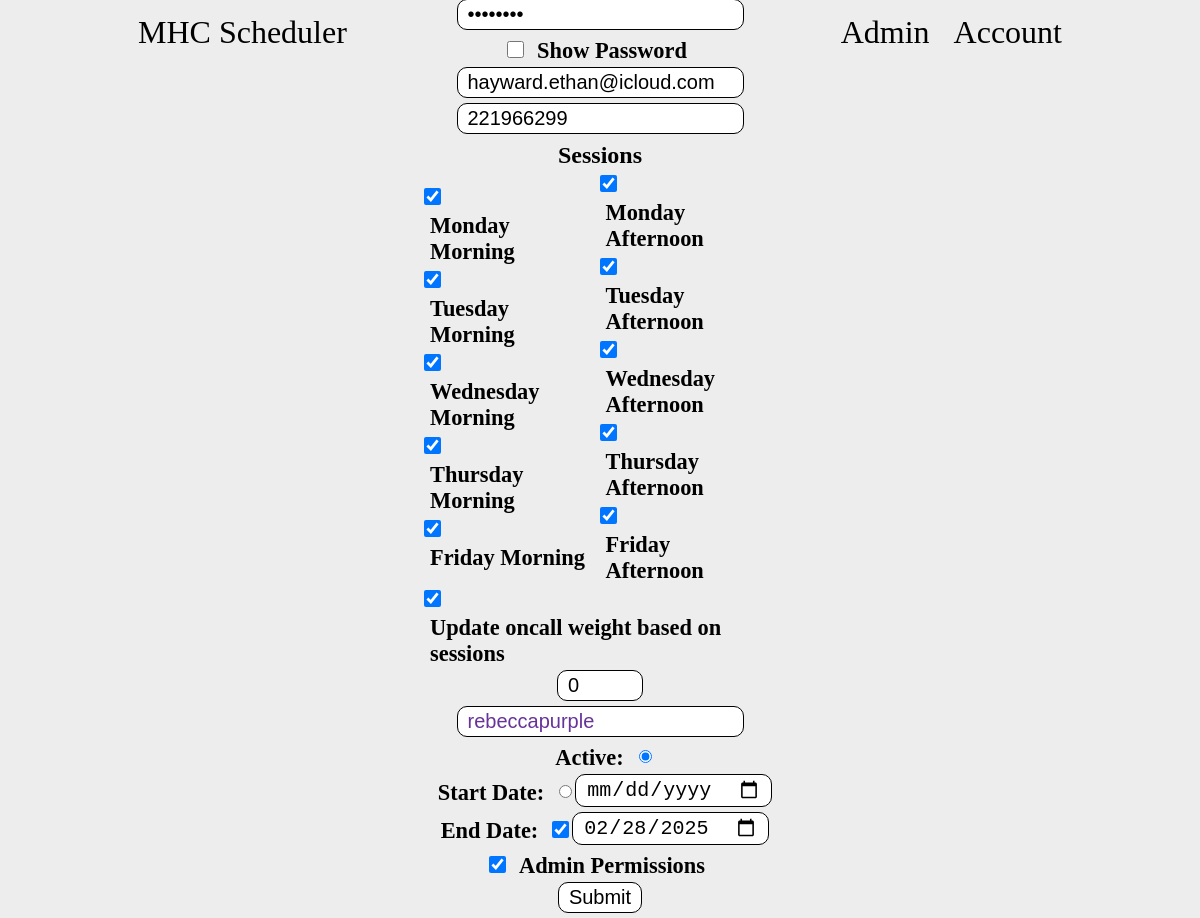
The app's page /editUser?id=5 with its own data.
### tables this page shows
CREATE TABLE people (id INTEGER NOT NULL, name varchar(255) NOT NULL, admin bool NOT NULL, diff int NOT NULL, password varchar(255), email varchar(255), number INTEGER, sessions bit(10), weight INTEGER, end_diff int, color varchar(255), active BOOL, activate_date varchar(255), finish_date varchar(255), PRIMARY KEY (id));

### app.py (the view)
@app.route("/editUser", methods=['GET', 'POST'])
def editUser():
    con = sqlite3.connect("main.db")
    con.row_factory = sqlite3.Row
    cur = con.cursor()
    if request.method == "POST":
        if not request.form.get("start") or not request.form.get("name") or not request.form.get("password") or not request.form.get("email") or not request.form.get("number") or not request.form.get("weight") or not request.form.get("color"):
            attackDetails = "Thie could be someone trying to alter the client code to complete the update user form without filling all fields"
            personId = session['user_id']
            cur.execute("INSERT INTO suspicious (person_id, timestamp, type, details) VALUES (?, datetime(), 2, ?)", (personId, attackDetails))
            con.commit()
            cur.close()
            return render_template('editUser.html', user=userData, sessionData=sessionData, warn="Not all fields were filled")
        if not request.form.get("new") and request.form.get("id"):
            userId = request.form.get("id")
        elif not request.form.get("new") and not request.form.get("id"):
            cur.execute("SELECT * FROM people WHERE id = ?;", (person_id,))
            row = cur.fetchone()
            userData = dict(row)
            attackDetails = "Thie could be someone trying to alter the client code to complete the update user form without filling all fields"
            personId = session['user_id']
            cur.execute("INSERT INTO suspicious (person_id, timestamp, type, details) VALUES (?, datetime(), 2, ?)", (personId, attackDetails))
            con.commit()
            cur.close()
            return render_template('editUser.html', user=userData, sessionData=sessionData, warn="Not all fields were filled")
        name = request.form.get("name")
        password = request.form.get("password")
        email = request.form.get("email")
        number = request.form.get("number")
        sessions = request.form.getlist("sessions")
        weight = int(request.form.get("weight"))
        color = request.form.get("color")
        start = request.form.get("start")
        weightAdd = 0
        admin = 0
        sessionsNumber = 0
        if request.form.get("updateWeight"):
            weight = 0
            weightAdd = 1
        if request.form.get("admin"):
            admin = 1
        if request.form.get("endDateCheck"):
            endDate = request.form.get("endDate")
        else:
            endDate = None
        if start == "date":
            active = 0
            startDate = request.form.get("startDate")
        else:
            active = 1
            startDate = None
        for i in range(len(sessions)):
            sessionsNumber += int(sessions[i])
            weight += weightAdd
        if request.form.get("new"): # Create new user
            con.row_factory = lambda cursor, row: row[0]
            listCur = con.cursor()
            listCur.execute("SELECT diff FROM people ORDER BY diff DESC LIMIT 1")
            highestDiff = listCur.fetchall()
            listCur.execute("SELECT end_diff FROM people ORDER BY end_diff DESC LIMIT 1")
            highestEndDiff = listCur.fetchall()
            cur.execute("INSERT INTO people (name, password, email, number, sessions, weight, admin, diff, end_diff, color, finish_date, active, activate_date, diff, end_diff) VALUES (?,?,?,?,?,?,?,0,0,?,?,?,?,?,?)", (name, password, email, number, sessionsNumber, weight, admin, color, endDate, active, startDate, highestDiff, highestEndDiff))
        else: # Edit user
            cur.execute("UPDATE people SET name = ?, password = ?, email = ?, number = ?, sessions = ?, weight = ?, admin = ?, color = ?, finish_date = ?, active = ?, activate_date = ? WHERE id = ?", (name, password, email, number, sessionsNumber, weight, admin, color, endDate, active, startDate, userId))
        con.commit()
        con.close()
        return redirect("./account?users=1")
    else:
        person_id = request.args.get("id")
        if person_id: # Check if fields are filled
            person_id = int(person_id)
            userData = 0
            sessionData = 0
            if person_id != 0:
                cur.execute("SELECT * FROM people WHERE id = ?;", (person_id,))
                row = cur.fetchone()
                userData = dict(row)
                con.close()
                sessionsNumber = userData['sessions']
                sessionData = {}
                daysValues = {"fa": 512, "fm": 256, "tha": 128, "thm": 64, "wa": 32, "wm": 16, "ta": 8, "tm": 4, "ma": 2, "mm": 1}
                if sessionsNumber:
                    for key in daysValues.keys():
                        if sessionsNumber >= daysValues[key]:
                            sessionsNumber -= daysValues[key]
                            sessionData[key] = "Checked"
                        else:
                            sessionData[key] = ""
            return render_template('editUser.html', user=userData, sessionData=sessionData)
        else:
            return redirect("./account")

### app.py (called while the page is built)
@app.after_request
def add_header(response):
    response.headers["Cache-Control"] = "no-store, no-cache, must-revalidate, post-check=0, pre-check=0, max-age=0"
    response.headers["Pragma"] = "no-cache"
    response.headers["Expires"] = "0"
    return response

### templates/editUser.html (shortened to what this page needs)
{% extends "base.html" %}
{% block body %}
<nav>
    <a href="./">MHC Scheduler</a>
    <div>
        <a href="./account">Admin</a>
        <a href="./signin">Account</a>
    </div>
</nav>
<main class="editUser">
    {% if user == 0 %}
    <form action="./editUser?id=0" method="post" class="editUser">
        <p style="color:red; text-align: center; font-size: 1.5rem;">{{ warn }}</p>
        <input type="hidden" name="new" value="1">
        <input required autocomplete="off" type="text" name="name" placeholder="Name">
        <input required autocomplete="off" type="password" name="password" placeholder="Password"id="password">
        <span><input type="checkbox" name="showpassword" id="showPassword" onclick="togglePasswordVisibility()"><label for="showPassword">Show Password</label></span>
        <input required autocomplete="off" type="email" name="email" placeholder="Email">
        <input required autocomplete="off" type="number" name="number" placeholder="Phone Number">
        <h3>Sessions</h3>
        <div class="sessions">
            <div>
                <input type="checkbox" name="sessions" value="1" id="mm"><label for="mm">Monday Morning</label><br>
                <input type="checkbox" name="sessions" value="4" id="tm"><label for="tm">Tuesday Morning</label><br>
                <input type="checkbox" name="sessions" value="16" id="wm"><label for="wm">Wednesday Morning</label><br>
                <input type="checkbox" name="sessions" value="64" id="thm"><label for="thm">Thursday Morning</label><br>
                <input type="checkbox" name="sessions" value="256" id="fm"><label for="fm">Friday Morning</label><br>
            </div>
            <div>
                <input type="checkbox" name="sessions" value="2" id="ma"><label for="ma">Monday Afternoon</label><br>
                <input type="checkbox" name="sessions" value="8" id="ta"><label for="ta">Tuesday Afternoon</label><br>
                <input type="checkbox" name="sessions" value="32" id="wa"><label for="wa">Wednesday Afternoon</label><br>
                <input type="checkbox" name="sessions" value="128" id="tha"><label for="tha">Thursday Afternoon</label><br>
                <input type="checkbox" name="sessions" value="512" id="fa"><label for="fa">Friday Afternoon</label>
            </div>
        </div>
        <span><input checked type="checkbox" name="updateWeight" id="weight"><label for="weight">Update oncall weight based on sessions</label></span>
        <input required autocomplete="off" type="number" name="weight" min="0" max="10" step="1" placeholder="Oncall Weight (1-10)" value="0">
        <input required autocomplete="off" type="text" name="color" placeholder="HTML Color" id="colorInput">
        <div class="sessions">
            <label for="active">Start Now: </label>
            <input type="radio" name="start" value="now" id="active">
        </div>
        <div class="sessions">
            <label for="startDateCheck">Start Date: </label>
            <input type="radio" name="start" id="startDateCheck">
            <input type="date" name="startDate" value="date" placeholder="Start Date" id="DatePicker">
        </div>
        <div class="sessions">
            <label for="endDateCheck">End Date:  </label>
            <input type="checkbox" name="endDateCheck" id="endDateCheck">
            <input type="date" name="endDate" placeholder="Start Date" id="endDatePicker">
        </div>
        <span><input type="checkbox" name="admin" id="admin"><label for="admin">Admin Permissions</label></span>
        <input type="submit" value="Submit">
    {% else %}
    <form action="./editUser?id={{ user['id'] }}" method="post" class="editUser">
        <input required autocomplete="off" type="password" name="password" placeholder="Password" value="{{ user['password'] }}" id="password">
        <span><input type="checkbox" name="showpassword" id="showPassword" onclick="togglePasswordVisibility()"><label for="showPassword">Show Password</label></span>
        <input required autocomplete="off" type="email" name="email" placeholder="Email" value="{{ user['email'] }}">
        <input required autocomplete="off" type="number" name="number" placeholder="Phone Number" value="{{ user['number'] }}">
        <h3>Sessions</h3>
        <div class="sessions">
            <div>
                <input {{ sessionData['mm'] }} type="checkbox" name="sessions" value="1" id="mm"><label for="mm">Monday Morning</label><br>
                <input {{ sessionData['tm'] }} type="checkbox" name="sessions" value="4" id="tm"><label for="tm">Tuesday Morning</label><br>
                <input {{ sessionData['wm'] }} type="checkbox" name="sessions" value="16" id="wm"><label for="wm">Wednesday Morning</label><br>
                <input {{ sessionData['thm'] }} type="checkbox" name="sessions" value="64" id="thm"><label for="thm">Thursday Morning</label><br>
                <input {{ sessionData['fm'] }} type="checkbox" name="sessions" value="256" id="fm"><label for="fm">Friday Morning</label><br>
            </div>
            <div>
                <input {{ sessionData['ma'] }} type="checkbox" name="sessions" value="2" id="ma"><label for="ma">Monday Afternoon</label><br>
                <input {{ sessionData['ta'] }} type="checkbox" name="sessions" value="8" id="ta"><label for="ta">Tuesday Afternoon</label><br>
                <input {{ sessionData['wa'] }} type="checkbox" name="sessions" value="32" id="wa"><label for="wa">Wednesday Afternoon</label><br>
                <input {{ sessionData['tha'] }} type="checkbox" name="sessions" value="128" id="tha"><label for="tha">Thursday Afternoon</label><br>
                <input {{ sessionData['fa'] }} type="checkbox" name="sessions" value="512" id="fa"><label for="fa">Friday Afternoon</label>
            </div>
        </div>
        <span><input checked type="checkbox" name="updateWeight" id="weight"><label for="weight">Update oncall weight based on sessions</label></span>
        <input required autocomplete="off" type="number" name="weight" min="0" max="10" step="1" placeholder="Oncall Weight (1-10)" value="0">
        <input required autocomplete="off" type="text" name="color" placeholder="HTML Color" value="{{ user['color'] }}" id="colorInput">
        <div class="sessions">
            <label for="active">Active: </label>
            {% if user['active'] == 1 %}
            <input checked type="radio" name="start" value="now" id="active">
            {% else %}
            <input type="radio" name="start" value="now" id="active">
            {% endif %}
        </div>
        <div class="sessions">
            <label for="startDateCheck">Start Date: </label>
            {% if user['activate_date'] != None %}
            <input checked type="radio" name="start" id="startDateCheck">
            <input value="{{ user['activate_date'] }}" type="date" name="startDate" id="DatePicker">
            {% else %}
            <input type="radio" name="start" id="startDateCheck">
            <input type="date" name="startDate" id="DatePicker">
            {% endif %}
        </div>
        <div class="sessions">
            <label for="endDateCheck">End Date:  </label>
            {% if user['finish_date'] is defined %}
            <input checked type="checkbox" name="endDateCheck" id="endDateCheck">
            <input value="{{ user['finish_date'] }}" type="date" name="endDate" id="endDatePicker">
            {% else %}
            <input type="checkbox" name="endDateCheck" id="endDateCheck">
            <input type="date" name="endDate" placeholder="Start Date" id="endDatePicker">
            {% endif %}
        </div>
        {% if user['admin'] == 1 %}
        <span><input checked type="checkbox" name="admin" id="admin"><label for="admin">Admin Permissions</label></span>
        {% else %}
        <span><input type="checkbox" name="admin" id="admin"><label for="admin">Admin Permissions</label></span>
        {% endif %}
        <input type="submit" value="Submit">
    </form>
    {% endif %}
</main>
{% endblock %}

### static/main.css (style rules this page uses)
body { background-color: rgb(237, 237, 237); padding: 0 10%; font-family:'Times New Roman', Times, serif; }
main.editUser { display: flex; flex-direction: column; align-items: center; height: 90vh; }
nav { color: black; display: flex; flex-direction: row; justify-content: space-between; align-items: center; height: 6vh; }
.print, nav a { color: black; text-decoration: none; padding: 10px; font-size: 2rem; border-radius: 10px; }
label, select, input, button, form a { display: inline-block; font-size: 1.25rem; padding: 3px 10px; border-radius: 10px; }
label { font-weight: bold; font-size: 1.4rem; }
select, input, button, form a { background-color: white; border: 1px solid black; }
form { margin: 10px 0 20px 0; }
form input[type='checkbox'] { height: 17px; width: 17px; }
form.editUser { display: flex; flex-direction: column; justify-content: center; width: 30vw; margin: auto; }
form input { margin-bottom: 5px; }
form h3 { font-size: 1.5rem; margin: 3px; }
.sessions { display: flex; flex-direction: row; align-items: center; }
.editUser { display: flex; justify-content: center; align-items: center; }

### static/print.css (style rules this page uses)
nav, form, .print { display: none; }

### records on screen
people: email "hayward.ethan@icloud.com", number "221966299", color "rebeccapurple", endDate "02/28/2025"
